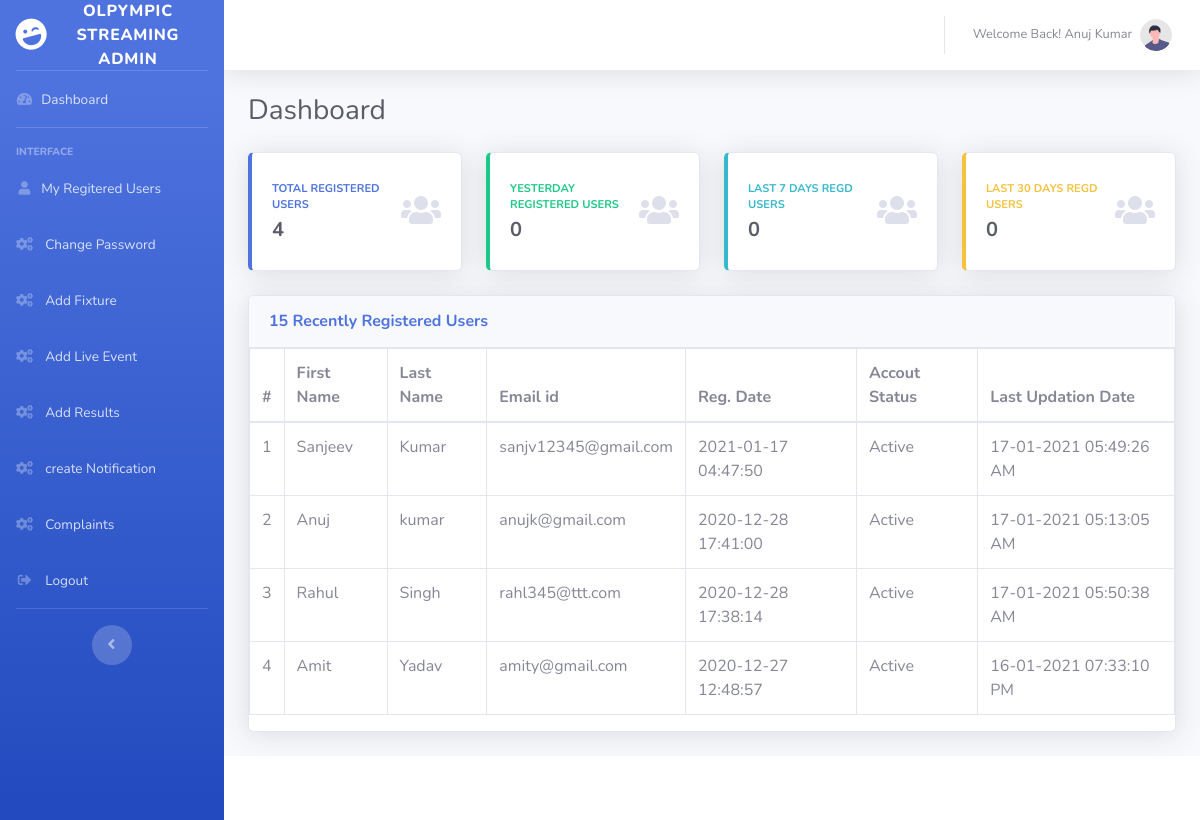
/pd/admin/dashboard.php (signed in), run on the app's committed database.
### tables this page shows
CREATE TABLE `tblusers` (
  `id` int(11) NOT NULL,
  `FirstName` varchar(150) DEFAULT NULL,
  `LastName` varchar(150) DEFAULT NULL,
  `EmailId` varchar(255) DEFAULT NULL,
  `UserPassword` varchar(255) DEFAULT NULL,
  `RegDate` timestamp NULL DEFAULT current_timestamp(),
  `IsActive` int(1) DEFAULT NULL,
  `LastUpdationDate` varchar(150) DEFAULT NULL
);

### pd/admin/dashboard.php (the view, shortened to what this page needs)
<?php
include('../includes/config.php');
if (strlen($_SESSION['adid'] == 0)) {
    header('location:logout.php');
} else {
?>
    <!DOCTYPE html>
    <html lang="en">
    <head>
        <link href="../vendor/fontawesome-free/css/all.min.css" rel="stylesheet" type="text/css">
        <link href="../css/sb-admin-2.min.css" rel="stylesheet">
    </head>
    <body id="page-top">
        <div id="wrapper">
            <?php include_once('includes/sidebar.php'); ?>
            <div id="content-wrapper" class="d-flex flex-column">
                <div id="content">
                    <?php include_once('includes/topbar.php'); ?>
                    <div class="container-fluid">
                        <div class="d-sm-flex align-items-center justify-content-between mb-4">
                            <h1 class="h3 mb-0 text-gray-800">Dashboard</h1>
                        </div>
                        <?php
                        $query = mysqli_query($con, "call sp_admindashboard()");
                        while ($result = mysqli_fetch_array($query)) {
                        ?>
                            <div class="row">
                                <div class="col-xl-3 col-md-6 mb-4">
                                    <div class="card border-left-primary shadow h-100 py-2">
                                        <div class="card-body">
                                            <div class="row no-gutters align-items-center">
                                                <div class="col mr-2">
                                                    <div class="text-xs font-weight-bold text-primary text-uppercase mb-1">
                                                        Total Registered Users</div>
                                                    <div class="h5 mb-0 font-weight-bold text-gray-800"><?php echo $result['totalusers']; ?></div>
                                                </div>
                                                <div class="col-auto">
                                                    <i class="fas fa-users fa-2x text-gray-300"></i>
                                                </div>
                                            </div>
                                        </div>
                                    </div>
                                </div>
                                <div class="col-xl-3 col-md-6 mb-4">
                                    <div class="card border-left-success shadow h-100 py-2">
                                        <div class="card-body">
                                            <div class="row no-gutters align-items-center">
                                                <div class="col mr-2">
                                                    <div class="text-xs font-weight-bold text-success text-uppercase mb-1">
                                                        Yesterday Registered Users</div>
                                                    <div class="h5 mb-0 font-weight-bold text-gray-800"><?php echo $result['yesterdayreguser']; ?></div>
                                                </div>
                                                <div class="col-auto">
                                                    <i class="fas fa-users fa-2x text-gray-300"></i>
                                                </div>
                                            </div>
                                        </div>
                                    </div>
                                </div>
                                <div class="col-xl-3 col-md-6 mb-4">
                                    <div class="card border-left-info shadow h-100 py-2">
                                        <div class="card-body">
                                            <div class="row no-gutters align-items-center">
                                                <div class="col mr-2">
                                                    <div class="text-xs font-weight-bold text-info text-uppercase mb-1">Last 7 Days Regd Users
                                                    </div>
                                                    <div class="row no-gutters align-items-center">
                                                        <div class="col-auto">
                                                            <div class="h5 mb-0 mr-3 font-weight-bold text-gray-800"><?php echo $result['lastsevendaysreguser']; ?></div>
                                                        </div>
                                                    </div>
                                                </div>
                                                <div class="col-auto">
                                                    <i class="fas fa-users fa-2x text-gray-300"></i>
                                                </div>
                                            </div>
                                        </div>
                                    </div>
                                </div>
                                <div class="col-xl-3 col-md-6 mb-4">
                                    <div class="card border-left-warning shadow h-100 py-2">
                                        <div class="card-body">
                                            <div class="row no-gutters align-items-center">
                                                <div class="col mr-2">
                                                    <div class="text-xs font-weight-bold text-warning text-uppercase mb-1">
                                                        Last 30 Days Regd Users</div>
                                                    <div class="h5 mb-0 font-weight-bold text-gray-800"><?php echo $result['lastthirtydaysreguser']; ?></div>
                                                </div>
                                                <div class="col-auto">
                                                    <i class="fas fa-users fa-2x text-gray-300"></i>
                                                </div>
                                            </div>
                                        </div>
                                    </div>
                                </div>
                            </div>
                        <?php } ?>
                        <div class="row">
                            <div class="col-xl-12 col-lg-7">
                                <div class="card shadow mb-4">
                                    <div class="card-header py-3 d-flex flex-row align-items-center justify-content-between">
                                        <h6 class="m-0 font-weight-bold text-primary">15 Recently Registered Users</h6>
                                    </div>
                                    <div class="table-responsive">
                                        <table class="table table-bordered" id="dataTable" width="100%" cellspacing="0">
                                            <thead>
                                                <tr>
                                                    <th>#</th>
                                                    <th>First Name</th>
                                                    <th>Last Name</th>
                                                    <th>Email id</th>
                                                    <th>Reg. Date</th>
                                                    <th>Accout Status</th>
                                                    <th>Last Updation Date</th>
                                                </tr>
                                            </thead>
                                            <tbody>
                                                <?php
                                                $con->next_result();
                                                $sql = mysqli_query($con, "call sp_recent15users()");
                                                $cnt = 1;
                                                while ($result = mysqli_fetch_array($sql)) { ?>
                                                    <tr>
                                                        <td><?php echo $cnt; ?></td>
                                                        <td><?php echo $result['FirstName']; ?></td>
                                                        <td><?php echo $result['LastName']; ?></td>
                                                        <td><?php echo $result['EmailId']; ?></td>
                                                        <td><?php echo $result['RegDate']; ?></td>
                                                        <td><?php $accountstatus = $result['IsActive'];
                                                            if ($accountstatus == 1) :
                                                                echo "Active";
                                                            else :
                                                                echo "Blocked";
                                                            endif;
                                                            ?>
                                                        </td>
                                                        <td><?php echo $result['LastUpdationDate']; ?></td>
                                                    </tr>
                                                <?php $cnt++;
                                                } ?>
                                            </tbody>
                                        </table>
                                    </div>
                                </div>
                            </div>
                        </div>
                    </div>
                </div>
                <?php include_once('includes/footer.php'); ?>
            </div>
        </div>
    </body>
    </html>
<?php } ?>

### pd/admin/includes/sidebar.php
<ul class="navbar-nav bg-gradient-primary sidebar sidebar-dark accordion" id="accordionSidebar">
    <a class="sidebar-brand d-flex align-items-center justify-content-center" href="index.html">
        <div class="sidebar-brand-icon rotate-n-15">
            <i class="fas fa-laugh-wink"></i>
        </div>
        <div class="sidebar-brand-text mx-3">Olpympic Streaming Admin</div>
    </a>
    <hr class="sidebar-divider my-0">
    <li class="nav-item">
        <a class="nav-link" href="dashboard.php">
            <i class="fas fa-fw fa-tachometer-alt"></i>
            <span>Dashboard</span></a>
    </li>
    <hr class="sidebar-divider">
    <div class="sidebar-heading">
        Interface
    </div>
    <li class="nav-item">
        <a class="nav-link" href="registered-users.php">
            <i class="fas fa-fw fa-user"></i>
            <span>My Regitered Users</span></a>
    </li>
    <li class="nav-item">
        <a class="nav-link" href="change-password.php">
            <i class="fas fa-cogs fa-sm fa-fw mr-2"></i>
            <span>Change Password</span></a>
    </li>
    <li class="nav-item">
        <a class="nav-link" href="../admin/addevent.php">
            <i class="fas fa-cogs fa-sm fa-fw mr-2"></i>
            <span>Add Fixture</span></a>
    </li>
    <li class="nav-item">
        <a class="nav-link" href="../admin/addliveevent.php">
            <i class="fas fa-cogs fa-sm fa-fw mr-2"></i>
            <span>Add Live Event</span></a>
    </li>
    <li class="nav-item">
        <a class="nav-link" href="../admin/addresults.php">
            <i class="fas fa-cogs fa-sm fa-fw mr-2"></i>
            <span>Add Results</span></a>
    </li>
    <li class="nav-item">
        <a class="nav-link" href="../admin/addnotification.php">
            <i class="fas fa-cogs fa-sm fa-fw mr-2"></i>
            <span>create Notification</span></a>
    </li>
    <li class="nav-item">
        <a class="nav-link" href="../admin/viewcomplaints.php">
            <i class="fas fa-cogs fa-sm fa-fw mr-2"></i>
            <span>Complaints</span></a>
    </li>
    <li class="nav-item">
        <a class="nav-link" href="logout.php">
            <i class="fas fa-sign-out-alt fa-sm fa-fw mr-2"></i>
            <span>Logout</span></a>
    </li>
    <hr class="sidebar-divider d-none d-md-block">
    <div class="text-center d-none d-md-inline">
        <button class="rounded-circle border-0" id="sidebarToggle"></button>
    </div>
</ul>

### pd/admin/includes/topbar.php (shortened to what this page needs)
<nav class="navbar navbar-expand navbar-light bg-white topbar mb-4 static-top shadow">
                   <ul class="navbar-nav ml-auto">
                       <li class="nav-item dropdown no-arrow">
                           <a class="nav-link dropdown-toggle" href="#" id="userDropdown" role="button"
                               data-toggle="dropdown" aria-haspopup="true" aria-expanded="false">
                       <span class="mr-2 d-none d-lg-inline text-gray-600 small">Welcome Back! <?php echo $_SESSION['fllname'];?></span>
                               <img class="img-profile rounded-circle"
                                   src="../img/undraw_profile.svg">
                           </a>
                       </li>
                   </ul>
               </nav>

### pd/admin/includes/footer.php (shortened to what this page needs)
<footer class="sticky-footer bg-white">
</footer>

### data on the page
tblusers: FirstName "Sanjeev", LastName "Kumar", EmailId "sanjv12345@gmail.com", RegDate "2021-01-17 04:47:50", IsActive "Active", LastUpdationDate "17-01-2021 05:49:26 AM"
tblusers: FirstName "Anuj", LastName "kumar", EmailId "anujk@gmail.com", RegDate "2020-12-28 17:41:00", IsActive "Active", LastUpdationDate "17-01-2021 05:13:05 AM"
tblusers: FirstName "Rahul", LastName "Singh", EmailId "rahl345@ttt.com", RegDate "2020-12-28 17:38:14", IsActive "Active", LastUpdationDate "17-01-2021 05:50:38 AM"
tblusers: FirstName "Amit", LastName "Yadav", EmailId "amity@gmail.com", RegDate "2020-12-27 12:48:57", IsActive "Active", LastUpdationDate "16-01-2021 07:33:10 PM"

### other printed values
$_SESSION['fllname'] "Anuj Kumar"
$result['totalusers'] "4"
$result['yesterdayreguser'] "0"
$result['lastsevendaysreguser'] "0"
$result['lastthirtydaysreguser'] "0"
